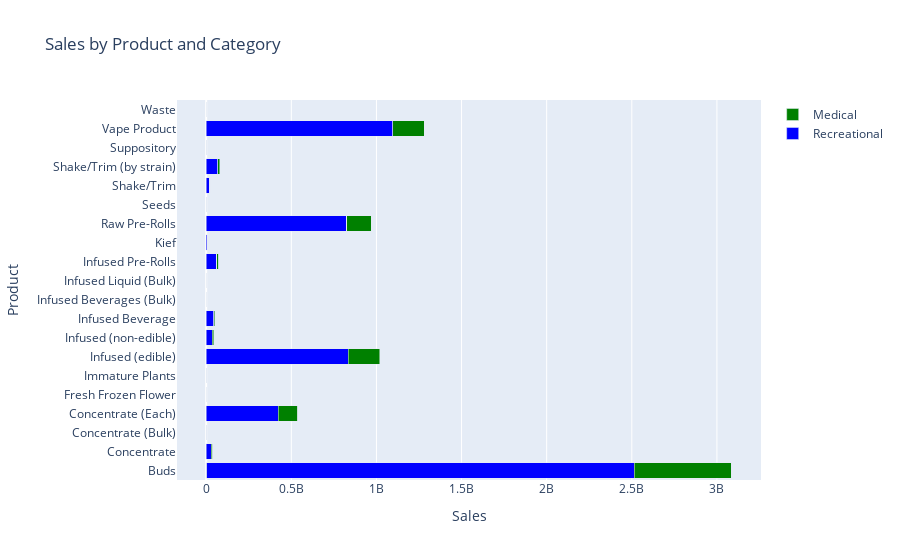

Notebook code for this chart:
### Code cell
col_keep = ["ProductCategoryName","TotalPrice",'UnitOfMeasureName']
# Assuming df_recreational and df_medical are your dataframes
df_medical1 = Med_use_df.drop(Med_use_df.columns.difference(col_keep),axis = 1)
col_keep1 = ["ProductCategoryName","TotalPrice",'UnitOfMeasureName']
df_recreational1 = rec_use_df.drop(rec_use_df.columns.difference(col_keep1),axis = 1)
df_medical = df_medical1.groupby(['ProductCategoryName','UnitOfMeasureName']).agg({'TotalPrice': 'sum'}).reset_index()
df_recreational = df_recreational1.groupby(["ProductCategoryName",'UnitOfMeasureName']).agg({'TotalPrice': 'sum'}).reset_index()
fig = go.Figure()
fig.add_trace(go.Bar(
    y=df_recreational['ProductCategoryName'],
    x=df_recreational['TotalPrice'],
    name='Recreational',
    orientation='h',
    marker=dict(color='blue')
))

fig.add_trace(go.Bar(
    y=df_medical['ProductCategoryName'],
    x=df_medical['TotalPrice'],
    name='Medical',
    orientation='h',
    marker=dict(color='green')
))

fig.update_layout(barmode='stack',  # Use 'group' for side-by-side bars
                  title='Sales by Product and Category',
                  xaxis_title='Sales',
                  yaxis_title='Product')

fig.show()

### Figure 1 — Plotly figure (JSON) as saved in the notebook; plotly's stock layout.template omitted (floating-point values rounded to 4 significant figures)
{"data": [{"marker": {"color": "blue"}, "name": "Recreational", "orientation": "h", "type": "bar", "x": [2397000.0, 2511000000.0, 60280.0, 57740.0, 24290.0, 853700.0, 575700.0, 29850000.0, 5737.0, 206700.0, 1356, 679400.0, 366.4, 421900000.0, 59350.0, 36580.0, 396600.0, 834900000.0, 34710000.0, 43030000.0, 452, 932.9, 62410000.0, 25, 127400.0, 8280.0, 5489000.0, 20860.0, 8970.0, 824200000.0, 144.3, 86340.0, 117, 2077, 51170.0, 21840000.0, 21175, 3723, 2477, 68960000.0, 58340.0, 1097000000.0, -25], "y": ["Buds", "Buds", "Buds", "Buds", "Buds", "Buds", "Concentrate", "Concentrate", "Concentrate", "Concentrate", "Concentrate", "Concentrate (Bulk)", "Concentrate (Bulk)", "Concentrate (Each)", "Concentrate (Each)", "Fresh Frozen Flower", "Immature Plants", "Infused (edible)", "Infused (non-edible)", "Infused Beverage", "Infused Beverages (Bulk)", "Infused Liquid (Bulk)", "Infused Pre-Rolls", "Infused Pre-Rolls", "Infused Pre-Rolls", "Kief", "Kief", "Kief", "Raw Pre-Rolls", "Raw Pre-Rolls", "Raw Pre-Rolls", "Raw Pre-Rolls", "Raw Pre-Rolls", "Raw Pre-Rolls", "Seeds", "Shake/Trim", "Shake/Trim", "Shake/Trim", "Shake/Trim (by strain)", "Shake/Trim (by strain)", "Suppository", "Vape Product", "Waste"]}, {"marker": {"color": "green"}, "name": "Medical", "orientation": "h", "type": "bar", "x": [493300.0, 572400000.0, 15, 21050.0, 37190.0, 678.5, 61520.0, 9145000.0, 46020.0, 174100.0, 375.2, 116100000.0, 500.5, 23300.0, 184000000.0, 10280000.0, 8070000.0, 12460.0, 11350000.0, 23590.0, 1190.0, 1336000.0, 4574.0, 29410.0, 145800000.0, 260.6, 1369.0, 3004.0, 1797000.0, 11490000.0, 15780.0, 182800000.0], "y": ["Buds", "Buds", "Buds", "Buds", "Buds", "Buds", "Concentrate", "Concentrate", "Concentrate", "Concentrate (Bulk)", "Concentrate (Bulk)", "Concentrate (Each)", "Concentrate (Each)", "Immature Plants", "Infused (edible)", "Infused (non-edible)", "Infused Beverage", "Infused Pre-Rolls", "Infused Pre-Rolls", "Infused Pre-Rolls", "Kief", "Kief", "Kief", "Raw Pre-Rolls", "Raw Pre-Rolls", "Raw Pre-Rolls", "Raw Pre-Rolls", "Seeds", "Shake/Trim", "Shake/Trim (by strain)", "Suppository", "Vape Product"]}], "layout": {"barmode": "stack", "title": {"text": "Sales by Product and Category"}, "xaxis": {"title": {"text": "Sales"}}, "yaxis": {"title": {"text": "Product"}}}}
